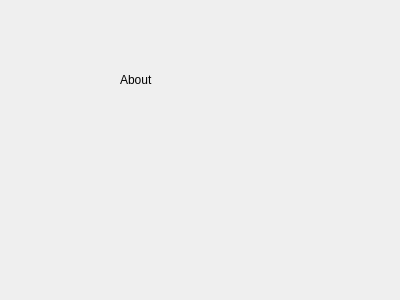
<?xml version="1.0" encoding="UTF-8"?>
<ui version="4.0">
 <class>Dialog</class>
 <widget class="QDialog" name="Dialog">
  <property name="geometry">
   <rect>
    <x>0</x>
    <y>0</y>
    <width>400</width>
    <height>300</height>
   </rect>
  </property>
  <property name="windowTitle">
   <string>Dialog</string>
  </property>
  <widget class="QLabel" name="label">
   <property name="geometry">
    <rect>
     <x>120</x>
     <y>70</y>
     <width>67</width>
     <height>19</height>
    </rect>
   </property>
   <property name="text">
    <string>About</string>
   </property>
  </widget>
 </widget>
 <resources/>
 <connections/>
</ui>
